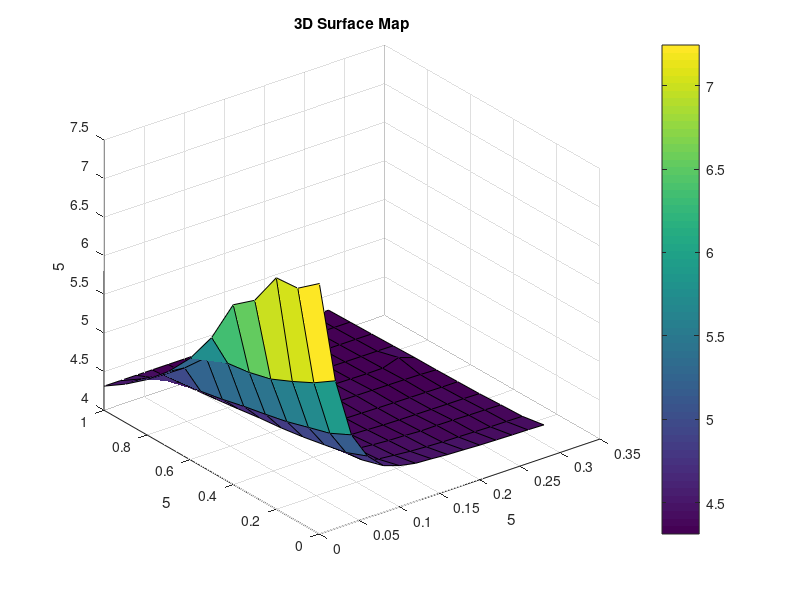
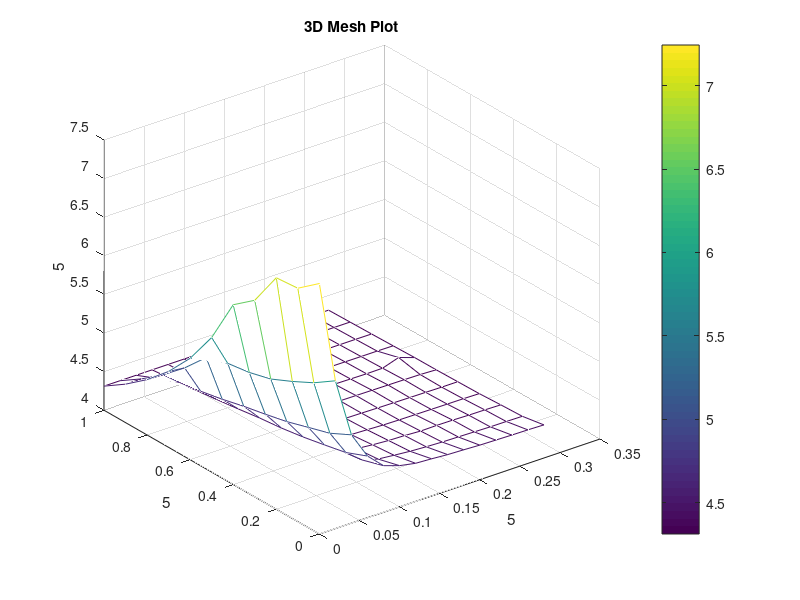
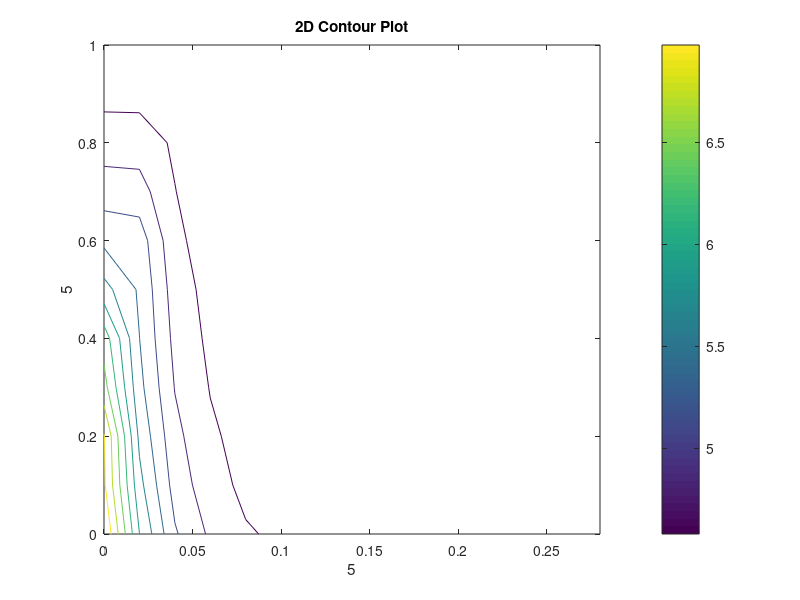

Write MATLAB code to recreate these figures, in order.
%% 3D Map Visualization Script
% Author: Mehmet Kara
% Description: Creates a 3D surface plot from 2D table data in a .mat file

%% Load data from .mat file
load('map_data.mat');

% Display variable information
whos

%% Extract axes and data values from the 16x12 double matrix
% Assuming:
% - Row 1 (except first element) contains Y-axis values
% - Column 1 (except first element) contains X-axis values  
% - The remaining 15x11 block contains Z = f(X,Y) data

% Extract X values (first column, rows 2-16)
X = map_data(2:end, 1);

% Extract Y values (first row, columns 2-12)
Y = map_data(1, 2:end)';

% Extract Z values (the main data matrix - rows 2-16, columns 2-12)
Z = map_data(2:end, 2:end);

% Display dimensions to verify
fprintf('X dimensions: %dx%d\n', size(X));
fprintf('Y dimensions: %dx%d\n', size(Y));
fprintf('Z dimensions: %dx%d\n', size(Z));

%% Create meshgrid for 3D plotting
[X_grid, Y_grid] = meshgrid(X, Y);
Z_matrix = Z';  % Transpose to match meshgrid orientation

%% Get axis labels from user
x_label = input('Enter label for X-axis: ', 's');
y_label = input('Enter label for Y-axis: ', 's'); 
z_label = input('Enter label for Z-axis: ', 's');

%% Create 3D surface plot
figure;
surf(X_grid, Y_grid, Z_matrix);
xlabel(x_label);
ylabel(y_label); 
zlabel(z_label);
title('3D Surface Map');
colorbar;
grid on;

%% Alternative visualization options

% Mesh plot
figure;
mesh(X_grid, Y_grid, Z_matrix);
xlabel(x_label);
ylabel(y_label);
zlabel(z_label);
title('3D Mesh Plot');
colorbar;
grid on;

% Contour plot
figure;
contour(X_grid, Y_grid, Z_matrix);
xlabel(x_label);
ylabel(y_label);
title('2D Contour Plot');
colorbar;

fprintf('All plots created successfully!\n');
